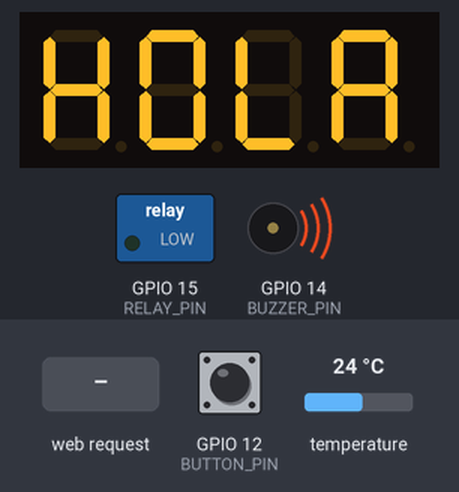
This program was run on a simulated ESP32. On the bench: 4-digit seven-segment display, switched loads named in the program (green lamp = pin HIGH), buzzer (waves = sounding). The test bench sets the inputs (shaded band); at power-on: GPIO 12 (BUTTON_PIN) HIGH, temperature 24 °C. WiFi joins after 1.5 s; servers stay silent unless stated; the local clock reads 2024-03-15 10:24:30 at power-on unless the program sets it; what the program prints to the serial monitor is not drawn.

Above: at 1.6 s.
At 3.6 s:
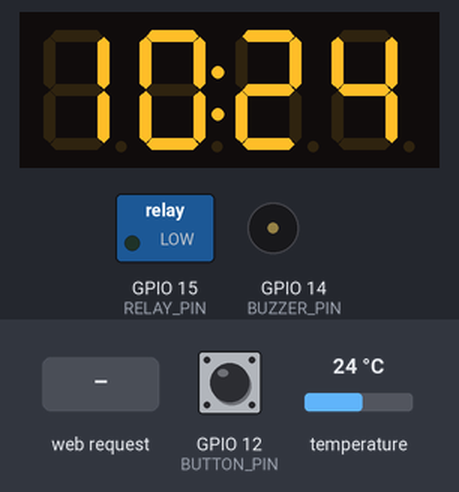
3.7 s: GPIO 12 (BUTTON_PIN) pulled LOW for 3.2 s
At 6.7 s:
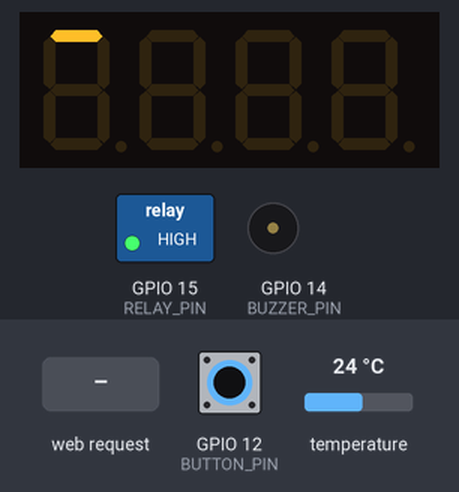
8.4 s: HTTP request GET /stop received
At 8.8 s:
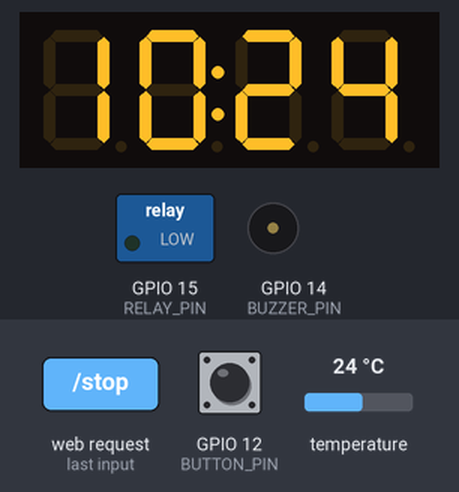
10.0 s: GPIO 12 (BUTTON_PIN) pulled LOW for 1 s
At 12.1 s:
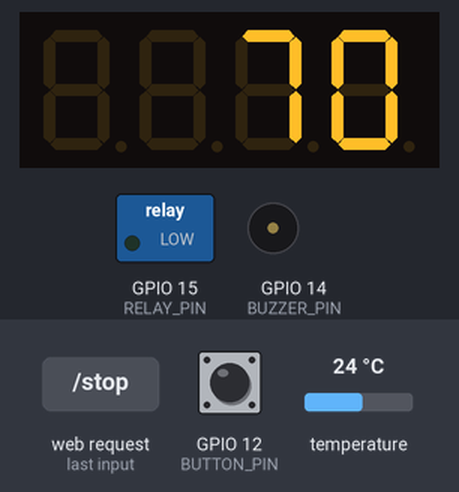
Timing chart, 0 to 13.6 s (numbered marks = the images above; inputs shaded):
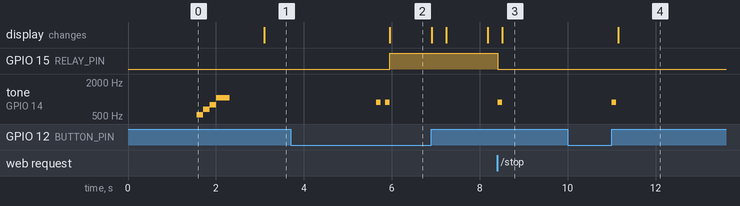

Measured:
- after the input at 3.7 s, GPIO 15 (RELAY_PIN): LOW → HIGH after 2.3 s; tone on GPIO 14 (BUZZER_PIN): alternates 880 Hz for 0.10 s and silent for 0.10 s, 4 changes in all, then stays silent, starting after 2.0 s; the display: changes after 2.3 s (image 2)
- after the input at 8.4 s, GPIO 15 (RELAY_PIN): HIGH → LOW at once; tone on GPIO 14 (BUZZER_PIN): silent → 880 Hz at once, → silent 0.10 s later; the display: changes after 0.11 s (image 3)
- after the input at 10.0 s, tone on GPIO 14 (BUZZER_PIN): silent → 880 Hz after 1.0 s, → silent 0.10 s later; the display: changes after 1.1 s (image 4)

The program:

main.cpp
```cpp
#include <WiFi.h>
#include <ESPAsyncWebServer.h>
#include <time.h>
#include <OneWire.h>
#include <DallasTemperature.h>
#include <TM1637Display.h>

// Configuración WiFi
#define WIFI_SSID "Wokwi-GUEST"
#define WIFI_PASSWORD ""
#define WIFI_CHANNEL 6 // Defining the WiFi channel speeds up the connection

const uint8_t SEG_HOLA [] = {
	SEG_B | SEG_C | SEG_E | SEG_F | SEG_G,           // H
	SEG_A | SEG_B | SEG_C | SEG_D | SEG_E | SEG_F,   // O
	SEG_D | SEG_E | SEG_F,                           // L
	SEG_A | SEG_B | SEG_C | SEG_E | SEG_F | SEG_G    // A
};

// Configuración NTP
const char* ntpServer = "ar.pool.ntp.org";
const long gmtOffset_sec = -10800; // GMT-3 para Argentina
const int daylightOffset_sec = 0;

// Pines
#define BUTTON_PIN 12
#define BUZZER_PIN 14
#define RELAY_PIN 15
#define DS18B20_PIN 13
#define TM1637_CLK 22
#define TM1637_DIO 23

// Temperaturas preestablecidas
enum TempMode {
  MODO_RELOJ,
  MODO_TE,      // 70°C
  MODO_CAFE,    // 90°C
  MODO_MATE,    // 80°C
  MODO_HERVIR   // 100°C
};

const int TEMP_TE = 70;
const int TEMP_MATE = 80;
const int TEMP_CAFE = 90;
const int TEMP_HERVIR = 100;

// Variables globales
TempMode modoActual = MODO_RELOJ;
TempMode modoElegido = MODO_TE;
bool calentando = false;
float tempActual = 0.0;
int tempObjetivo = 0;
unsigned long buttonPressTime = 0;
bool botonPresionado = false;
bool pulsacionLarga = false;
int animationStep = 0;
unsigned long lastAnimationTime = 0;

// Objetos
OneWire oneWire(DS18B20_PIN);
DallasTemperature sensors(&oneWire);
TM1637Display display(TM1637_CLK, TM1637_DIO);
AsyncWebServer server(80);

// Notas musicales
#define NOTE_C5 523
#define NOTE_D5 587
#define NOTE_E5 659
#define NOTE_G5 784
#define NOTE_A5 880
#define NOTE_C6 1047

// Prototipos
void playStartupMelody();
void playBeep();
void playCompleteMelody();
void updateDisplay();
void showAnimation();
void handleButton();
void setupWebServer();
String getModeName(TempMode mode);

void setup() {
  Serial.begin(115200);

  // Configurar pines
  pinMode(BUTTON_PIN, INPUT_PULLUP);
  pinMode(BUZZER_PIN, OUTPUT);
  pinMode(RELAY_PIN, OUTPUT);
  digitalWrite(RELAY_PIN, LOW);

  // Inicializar display
  display.setBrightness(7);
  display.showNumberDec(0, false);

  // Inicializar sensor de temperatura
  sensors.begin();

  // Conectar WiFi
  WiFi.begin (WIFI_SSID, WIFI_PASSWORD, WIFI_CHANNEL);
  display.setSegments (SEG_HOLA); // Mostrar durante conexión

  while (WiFi.status() != WL_CONNECTED) {
    delay(500);
    Serial.print(".");
  }

  Serial.println("\nWiFi conectado");
  Serial.print("IP: ");
  Serial.println(WiFi.localIP());

  // Configurar NTP
  configTime(gmtOffset_sec, daylightOffset_sec, ntpServer);

  // Configurar servidor web
  setupWebServer();
  server.begin();

  // Melodía de inicio
  playStartupMelody();
}

void loop() {
  handleButton();

  // Leer temperatura cada 500ms
  static unsigned long lastTempRead = 0;
  if (millis() - lastTempRead > 500) {
    sensors.requestTemperatures();
    tempActual = sensors.getTempCByIndex(0);
    lastTempRead = millis();
  }

  // Control de calentamiento
  if (calentando) {
    if (tempActual >= tempObjetivo) {
      digitalWrite(RELAY_PIN, LOW);
      calentando = false;
      playCompleteMelody();
      modoActual = MODO_RELOJ;
    }
    // Mostrar animación mientras calienta
    if (millis() - lastAnimationTime > 300) {
      showAnimation();
      lastAnimationTime = millis();
    }
  } else {
    // Actualizar display cada 200ms cuando no está calentando
    static unsigned long lastDisplayUpdate = 0;
    if (millis() - lastDisplayUpdate > 200) {
      updateDisplay();
      lastDisplayUpdate = millis();
    }
  }

  delay(10);
}

void handleButton() {
  bool buttonState = digitalRead(BUTTON_PIN) == LOW;

  if (buttonState && !botonPresionado) {
    // Botón presionado
    botonPresionado = true;
    buttonPressTime = millis();
    pulsacionLarga = false;
  }

  if (botonPresionado && buttonState) {
    // Detectar pulsación larga (> 1 segundo)
    if (!pulsacionLarga && (millis() - buttonPressTime > 1000)) {
      pulsacionLarga = true;
      // Pulsación larga: iniciar calentamiento
      playBeep();
      delay(100);
      playBeep();

      switch(modoElegido) {
        case MODO_TE: tempObjetivo = TEMP_TE; break;
        case MODO_CAFE: tempObjetivo = TEMP_CAFE; break;
        case MODO_MATE: tempObjetivo = TEMP_MATE; break;
        case MODO_HERVIR: tempObjetivo = TEMP_HERVIR; break;
        default: tempObjetivo = TEMP_HERVIR;
      }

      calentando = true;
      digitalWrite(RELAY_PIN, HIGH);
      animationStep = 0;
    }
  }

  if (!buttonState && botonPresionado) {
    // Botón liberado
    if (!pulsacionLarga) {
      // Pulsación corta: cambiar modo
      playBeep();

      if (modoActual == MODO_RELOJ) {
        modoActual = MODO_TE;
        modoElegido = MODO_TE;
      } else {
        switch(modoElegido) {
          case MODO_TE: modoElegido = MODO_MATE; break;
          case MODO_MATE: modoElegido = MODO_CAFE; break;
          case MODO_CAFE: modoElegido = MODO_HERVIR; break;
          case MODO_HERVIR: modoElegido = MODO_TE; break;
        }
        modoActual = modoElegido;
      }
    }
    botonPresionado = false;
  }
}

void updateDisplay() {
  if (modoActual == MODO_RELOJ) {
    // Mostrar hora
    struct tm timeinfo;
    if (getLocalTime(&timeinfo)) {
      int displayTime = timeinfo.tm_hour * 100 + timeinfo.tm_min;
      display.showNumberDecEx(displayTime, 0b01000000, true);
    }
  } else {
    // Mostrar temperatura objetivo
    int temp = 0;
    switch(modoActual) {
      case MODO_TE: temp = TEMP_TE; break;
      case MODO_CAFE: temp = TEMP_CAFE; break;
      case MODO_MATE: temp = TEMP_MATE; break;
      case MODO_HERVIR: temp = TEMP_HERVIR; break;
      default: temp = 0;
    }
    display.showNumberDec(temp, false);
  }
}

void showAnimation() {
  // Animación tipo "snake"
  uint8_t segments[] = {0x00, 0x00, 0x00, 0x00};

  int pos = animationStep % 6;
  int digit = pos / 2;
  bool isTop = (pos % 2) == 0;

  if (isTop) {
    segments[digit] = 0b00000001; // Segmento superior
  } else {
    segments[digit] = 0b00001000; // Segmento inferior
  }

  display.setSegments(segments);
  animationStep++;
}

void playStartupMelody() {
  tone(BUZZER_PIN, NOTE_C5, 150);
  delay(150);
  tone(BUZZER_PIN, NOTE_E5, 150);
  delay(150);
  tone(BUZZER_PIN, NOTE_G5, 150);
  delay(150);
  tone(BUZZER_PIN, NOTE_C6, 300);
  delay(300);
  noTone(BUZZER_PIN);
}

void playBeep() {
  tone(BUZZER_PIN, NOTE_A5, 100);
  delay(100);
  noTone(BUZZER_PIN);
}

void playCompleteMelody() {
  tone(BUZZER_PIN, NOTE_G5, 200);
  delay(200);
  tone(BUZZER_PIN, NOTE_C6, 200);
  delay(200);
  tone(BUZZER_PIN, NOTE_E5, 200);
  delay(200);
  tone(BUZZER_PIN, NOTE_G5, 400);
  delay(400);
  noTone(BUZZER_PIN);
}

String getModeName(TempMode mode) {
  switch(mode) {
    case MODO_TE: return "Té";
    case MODO_CAFE: return "Café";
    case MODO_MATE: return "Mate";
    case MODO_HERVIR: return "Hervir";
    default: return "Reloj";
  }
}

void setupWebServer() {
  // Página principal
  server.on("/", HTTP_GET, [](AsyncWebServerRequest *request){
    const char* html = R"rawliteral(
<!DOCTYPE html>
<html>
<head>
  <meta charset="UTF-8">
  <meta name="viewport" content="width=device-width, initial-scale=1.0">
  <title>Pava Electrica Inteligente</title>
  <style>
    * { margin: 0; padding: 0; box-sizing: border-box; }
    body {
      font-family: 'Segoe UI', Tahoma, Geneva, Verdana, sans-serif;
      background: linear-gradient(135deg, #667eea 0%, #764ba2 100%);
      min-height: 100vh;
      display: flex;
      justify-content: center;
      align-items: center;
      padding: 20px;
    }
    .container {
      background: white;
      border-radius: 20px;
      padding: 40px;
      box-shadow: 0 20px 60px rgba(0,0,0,0.3);
      max-width: 500px;
      width: 100%;
    }
    h1 {
      text-align: center;
      color: #333;
      margin-bottom: 30px;
      font-size: 28px;
    }
    .gauge-container {
      position: relative;
      width: 250px;
      height: 250px;
      margin: 30px auto;
    }
    svg { width: 100%; height: 100%; }
    .gauge-bg { fill: none; stroke: #e0e0e0; stroke-width: 20; }
    .gauge-fill {
      fill: none;
      stroke: #667eea;
      stroke-width: 20;
      stroke-linecap: round;
      transition: stroke-dasharray 0.3s ease;
    }
    .temp-display {
      position: absolute;
      top: 50%;
      left: 50%;
      transform: translate(-50%, -50%);
      text-align: center;
    }
    .temp-value {
      font-size: 48px;
      font-weight: bold;
      color: #333;
    }
    .temp-unit { font-size: 24px; color: #666; }
    .info-grid {
      display: grid;
      grid-template-columns: 1fr 1fr;
      gap: 15px;
      margin-top: 30px;
    }
    .info-card {
      background: #f5f5f5;
      padding: 20px;
      border-radius: 10px;
      text-align: center;
    }
    .info-label {
      font-size: 14px;
      color: #666;
      margin-bottom: 5px;
    }
    .info-value {
      font-size: 20px;
      font-weight: bold;
      color: #333;
    }
    .status {
      margin-top: 20px;
      padding: 15px;
      border-radius: 10px;
      text-align: center;
      font-weight: bold;
      font-size: 18px;
    }
    .status.heating {
      background: #ffebee;
      color: #c62828;
    }
    .status.idle {
      background: #e8f5e9;
      color: #2e7d32;
    }
    .controls {
      margin-top: 30px;
    }
    .controls h2 {
      font-size: 18px;
      color: #333;
      margin-bottom: 15px;
      text-align: center;
    }
    .button-grid {
      display: grid;
      grid-template-columns: 1fr 1fr;
      gap: 10px;
    }
    .temp-button {
      padding: 15px;
      border: 2px solid #667eea;
      border-radius: 10px;
      background: white;
      color: #667eea;
      font-weight: bold;
      font-size: 16px;
      cursor: pointer;
      transition: all 0.3s ease;
    }
    .temp-button:hover {
      background: #f0f0f0;
      transform: translateY(-2px);
    }
    .temp-button:active {
      transform: translateY(0);
    }
    .temp-button.active {
      background: #667eea;
      color: white;
    }
    .temp-button:disabled {
      opacity: 0.5;
      cursor: not-allowed;
    }
    .stop-button {
      margin-top: 15px;
      width: 100%;
      padding: 15px;
      border: none;
      border-radius: 10px;
      background: #c62828;
      color: white;
      font-weight: bold;
      font-size: 16px;
      cursor: pointer;
      transition: all 0.3s ease;
    }
    .stop-button:hover {
      background: #b71c1c;
    }
    .stop-button:disabled {
      opacity: 0.5;
      cursor: not-allowed;
    }
    .about {
      margin-top: 30px;
      padding: 20px;
      background: #f9f9f9;
      border-radius: 10px;
      border-left: 4px solid #667eea;
    }
    .about h3 {
      font-size: 16px;
      color: #333;
      margin-bottom: 15px;
    }
    .about ul {
      list-style: none;
      padding: 0;
    }
    .about li {
      padding: 8px 0;
      color: #666;
      font-size: 14px;
      display: flex;
      align-items: center;
    }
    .about li:before {
      content: "•";
      color: #667eea;
      font-weight: bold;
      font-size: 20px;
      margin-right: 10px;
    }
  </style>
</head>
<body>
  <div class="container">
    <h1>PavaTech v2</h1>

    <div class="gauge-container">
      <svg viewBox="0 0 200 200">
        <circle class="gauge-bg" cx="100" cy="100" r="80"/>
        <circle id="gauge" class="gauge-fill" cx="100" cy="100" r="80"
                transform="rotate(-90 100 100)"
                stroke-dasharray="0 502"/>
      </svg>
      <div class="temp-display">
        <div class="temp-value" id="temp">--</div>
        <div class="temp-unit">&deg;C</div>
      </div>
    </div>

    <div class="info-grid">
      <div class="info-card">
        <div class="info-label">Modo</div>
        <div class="info-value" id="mode">--</div>
      </div>
      <div class="info-card">
        <div class="info-label">Objetivo</div>
        <div class="info-value" id="target">--</div>
      </div>
    </div>

    <div id="status" class="status idle">Esperando</div>

    <div class="controls">
      <h2>Control de Temperatura</h2>
      <div class="button-grid">
        <button class="temp-button" onclick="startHeating(70)" id="btn-te">Te (70&deg;C)</button>
        <button class="temp-button" onclick="startHeating(80)" id="btn-mate">Mate (80&deg;C)</button>
        <button class="temp-button" onclick="startHeating(90)" id="btn-cafe">Cafe (90&deg;C)</button>
        <button class="temp-button" onclick="startHeating(100)" id="btn-hervir">Hervir (100&deg;C)</button>
      </div>
      <button class="stop-button" onclick="stopHeating()" id="btn-stop">Detener</button>
    </div>

    <div class="about">
      <h3>Integrantes:</h3>
      <ul>
        <li>Valentin Rimasa</li>
        <li>Martin Skef</li>
        <li>Juan Quiroga</li>
      </ul>
    </div>
  </div>

  <script>
    let currentHeating = false;

    function updateData() {
      fetch('/data')
        .then(response => response.json())
        .then(data => {
          document.getElementById('temp').textContent = data.temp.toFixed(1);
          document.getElementById('mode').textContent = data.mode;
          document.getElementById('target').textContent = data.target + ' C';

          currentHeating = data.heating;

          const status = document.getElementById('status');
          if (data.heating) {
            status.textContent = 'Calentando...';
            status.className = 'status heating';
          } else {
            status.textContent = 'Lista';
            status.className = 'status idle';
          }

          const percent = (data.temp / 100) * 502;
          document.getElementById('gauge').setAttribute('stroke-dasharray', percent + ' 502');

          updateButtons(data.heating, data.target);
        });
    }

    function updateButtons(heating, target) {
      const buttons = document.querySelectorAll('.temp-button');
      buttons.forEach(btn => {
        btn.disabled = heating;
        btn.classList.remove('active');
      });

      if (heating) {
        if (target == 70) document.getElementById('btn-te').classList.add('active');
        else if (target == 90) document.getElementById('btn-cafe').classList.add('active');
        else if (target == 80) document.getElementById('btn-mate').classList.add('active');
        else if (target == 100) document.getElementById('btn-hervir').classList.add('active');
      }

      document.getElementById('btn-stop').disabled = !heating;
    }

    function startHeating(temp) {
      fetch('/start?temp=' + temp)
        .then(() => updateData())
        .catch(err => console.error('Error:', err));
    }

    function stopHeating() {
      fetch('/stop')
        .then(() => updateData())
        .catch(err => console.error('Error:', err));
    }

    updateData();
    setInterval(updateData, 1000);
  </script>
</body>
</html>
)rawliteral";
    request->send(200, "text/html", html);
  });

  // API endpoint para datos
  server.on("/data", HTTP_GET, [](AsyncWebServerRequest *request){
    String json = "{";
    json += "\"temp\":" + String(tempActual) + ",";
    json += "\"mode\":\"" + getModeName(modoActual) + "\",";
    json += "\"target\":" + String(tempObjetivo) + ",";
    json += "\"heating\":" + String(calentando ? "true" : "false");
    json += "}";
    request->send(200, "application/json", json);
  });

  // Endpoint para iniciar calentamiento
  server.on("/start", HTTP_GET, [](AsyncWebServerRequest *request){
    if (request->hasParam("temp")) {
      int temp = request->getParam("temp")->value().toInt();
      if (temp == 70 || temp == 80 || temp == 90 || temp == 100) {
        tempObjetivo = temp;
        calentando = true;
        digitalWrite(RELAY_PIN, HIGH);
        animationStep = 0;
        playBeep();
        request->send(200, "text/plain", "OK");
      } else {
        request->send(400, "text/plain", "Invalid temperature");
      }
    } else {
      request->send(400, "text/plain", "Missing temperature parameter");
    }
  });

  // Endpoint para detener calentamiento
  server.on("/stop", HTTP_GET, [](AsyncWebServerRequest *request){
    calentando = false;
    digitalWrite(RELAY_PIN, LOW);
    modoActual = MODO_RELOJ;
    playBeep();
    request->send(200, "text/plain", "OK");
  });
}
```
